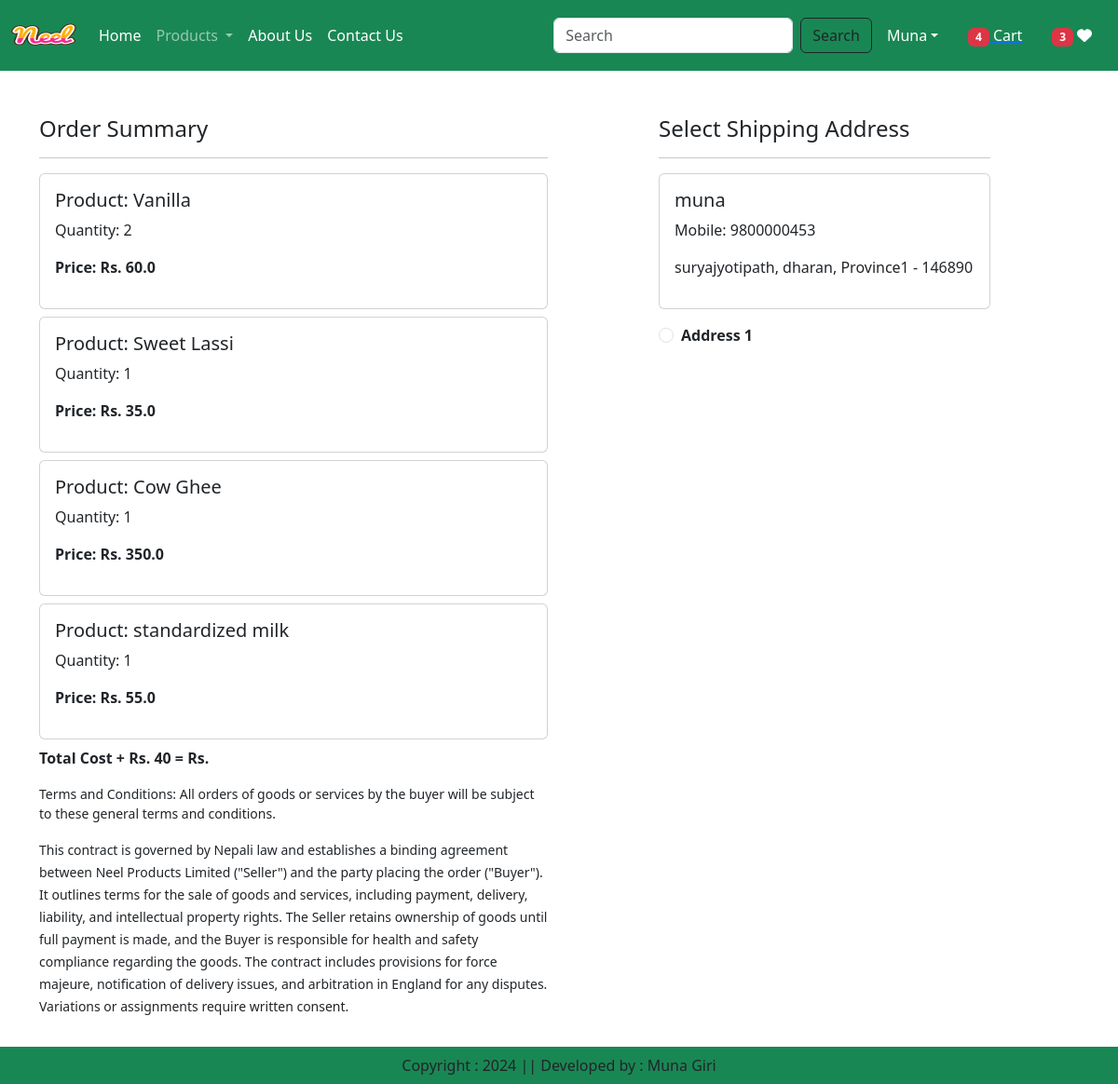
Screenshot of /checkout/ (signed in) with the database file from the repository.
### app/models.py (models this page shows, shortened)
class Cart(models.Model):
    user = models. ForeignKey(User, on_delete=models.CASCADE)
    product = models. ForeignKey(Product, on_delete=models.CASCADE)
    quantity = models. PositiveIntegerField(default=1)

class Product(models.Model):
    title = models.CharField(max_length=100)
    selling_price= models.FloatField()
    discounted_price = models.FloatField()
    description= models.TextField()
    composition= models.TextField(default='')
    prodapp= models.TextField(default='')
    category=models.CharField(choices=CATEGORY_CHOICES,max_length=100)
    product_image= models.ImageField(upload_to='product')

class Customer(models.Model):
    user = models.ForeignKey(User, on_delete=models.CASCADE)
    name = models.CharField(max_length=200)
    locality = models.CharField (max_length=200)
    city = models.CharField(max_length=50)
    mobile = models.IntegerField(default=0)
    zipcode = models.IntegerField()
    state = models.CharField(choices=STATE_CHOICES, max_length=100)

### app/views.py (the view)
# urls.py: path('checkout/', views.Checkout.as_view(), name='checkout'),
@method_decorator(login_required,name='dispatch')
class Checkout(View):
    def get(self, request):
        totalitem = 0
        wishitem=0
        if request.user.is_authenticated:
            totalitem = Cart.objects.filter(user=request.user).count()
            wishitem = len(Wishlist.objects.filter(user=request.user))
        user = request.user
        add = Customer.objects.filter(user=user)
        cart_items = Cart.objects.filter(user=user)
        famount = 0
        for p in cart_items:
            value = p.quantity * p.product.discounted_price
            famount += value
        return render(request, 'app/checkout.html', locals())

### app/templates/app/checkout.html (shortened to what this page needs)
{% extends 'app/base.html' %}
{% load static %}
{% block main-content %}
<div class="container">
    <div class="row mt-5">
        <div class="col-sm-6">
            <h4>Order Summary</h4>
            <hr>
            {% for item in cart_items %}
                <div class="card mb-2">
                    <div class="card-body">
                        <h5>Product: {{ item.product.title }}</h5>
                        <p>Quantity: {{ item.quantity }}</p>
                        <p class="fw-bold">Price: Rs. {{ item.product.discounted_price }}</p>
                    </div>
                </div>
            {% endfor %}
            <p class="fw-bold">Total Cost + Rs. 40 = Rs. {{totalamount}}</p>
            <small>
                <p>Terms and Conditions: All orders of goods or services by the buyer will be subject to these general terms and conditions.</p>
                This contract is governed by Nepali law and establishes a binding agreement between Neel Products Limited
                ("Seller") and the party placing the order ("Buyer"). It outlines terms for the sale of goods and services, including payment, delivery,
                liability, and intellectual property rights. The Seller retains ownership of goods until full payment is made, and the Buyer is responsible
                for health and safety compliance regarding the goods. The contract includes provisions for force majeure, notification of delivery issues,
                and arbitration in England for any disputes. Variations or assignments require written consent.
            </small>
        </div>
        <div class="col-sm-4 offset-sm-1">
            <h4>Select Shipping Address</h4>
            <hr>
            <form method="post" action="{% url 'checkout' %}" id="checkout-form">
                {% for ad in add %}
                    <div class="card mb-3">
                        <div class="card-body">
                            <h5>{{ ad.name }}</h5>
                            <p>Mobile: {{ ad.mobile }}</p>
                            <p>{{ ad.locality }}, {{ ad.city }}, {{ ad.state }} - {{ ad.zipcode }}</p>
                        </div>
                    </div>
                    <div class="form-check mt-2 mb-5">
                        <input class="form-check-input" type="radio" name="custid" id="custadd{{ forloop.counter }}" value="{{ ad.id }}">
                        <label class="form-check-label fw-bold" for="custadd{{ forloop.counter }}">
                            Address {{ forloop.counter }}
                        </label>
                    </div>
                {% endfor %}
            </form>
        </div>
    </div>
</div>
<br><br><br>
{% endblock main-content %}

### rows the page displays
Cart: product "Vanilla", quantity "2", product.discounted_price "60.0"
Cart: product "Sweet Lassi", quantity "1", product.discounted_price "35.0"
Cart: product "Cow Ghee", quantity "1", product.discounted_price "350.0"
Cart: product "standardized milk", quantity "1", product.discounted_price "55.0"
Customer: name "muna", mobile "9800000453", locality "suryajyotipath", city "dharan", state "Province1", zipcode "146890"

### other values shown
{{ totalitem }} "4"
{{ wishitem }} "3"
